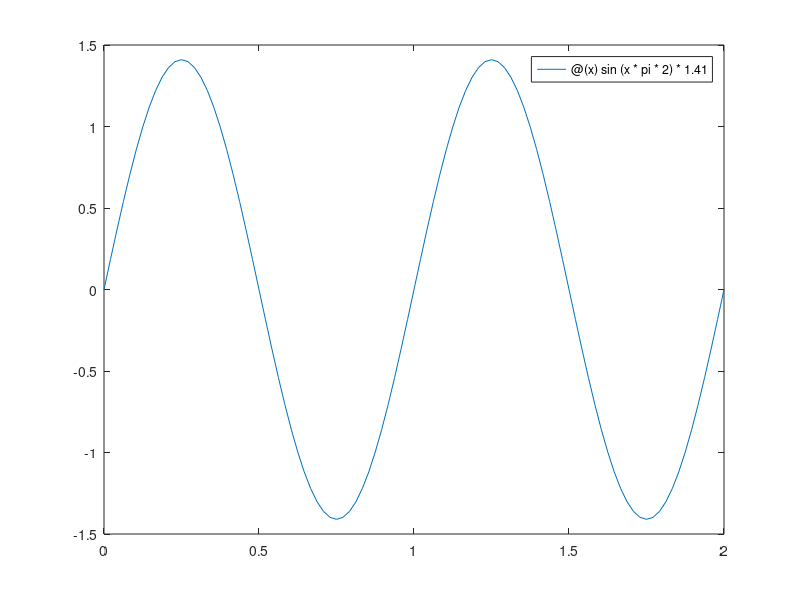

Write the MATLAB code that produced this figure. (Note: this script raises an error after producing the figure.)
% When the third parameter is omitted, the plot is not granular enough. Go figure.
fplot(@(x) sin(x*pi*2) * 1.41, [0, 2], 4);
format_waveform_plot();
set(gca(), 'ylabel', 'Voltage (volts)');
